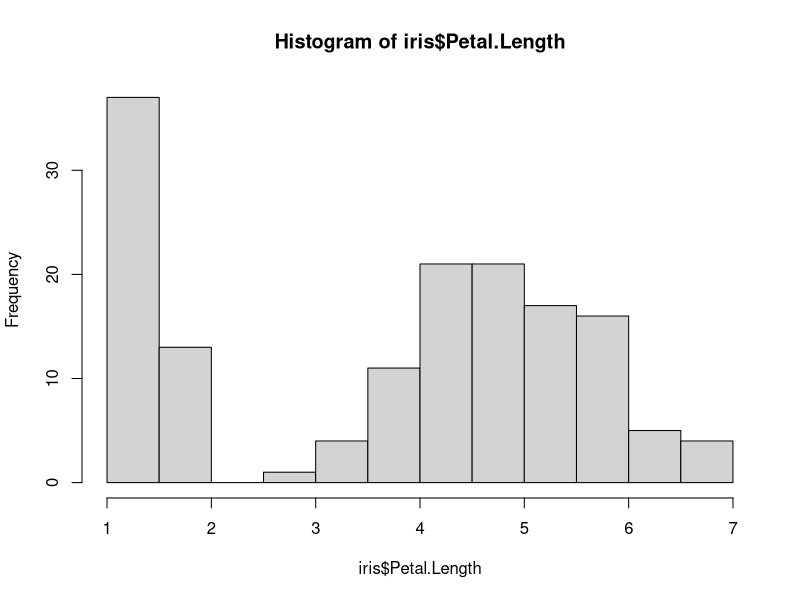
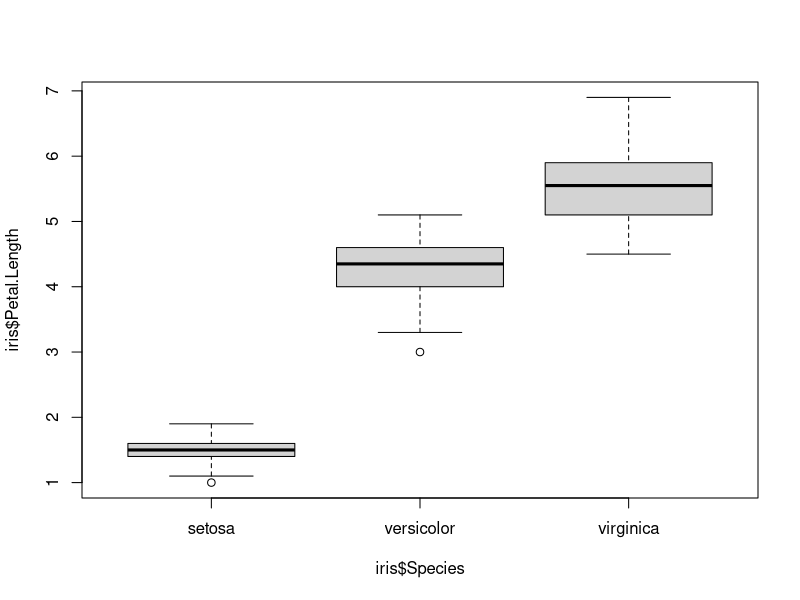
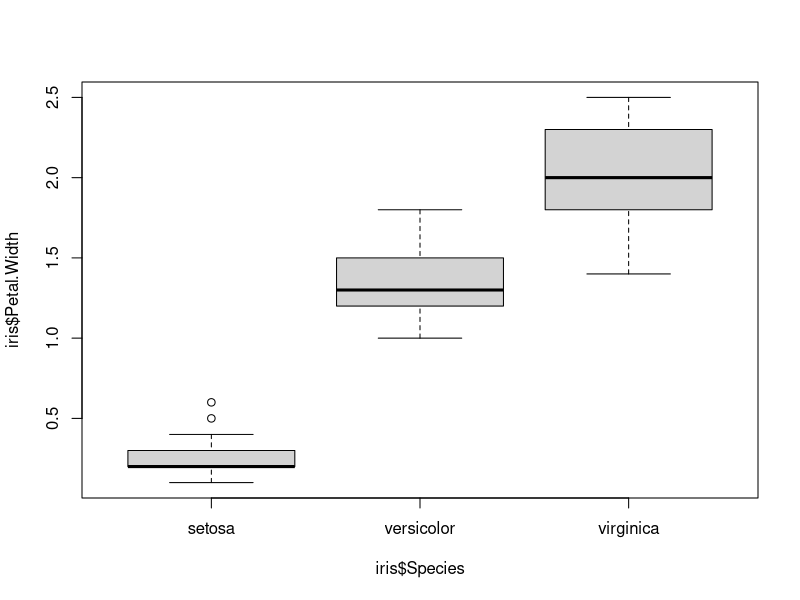
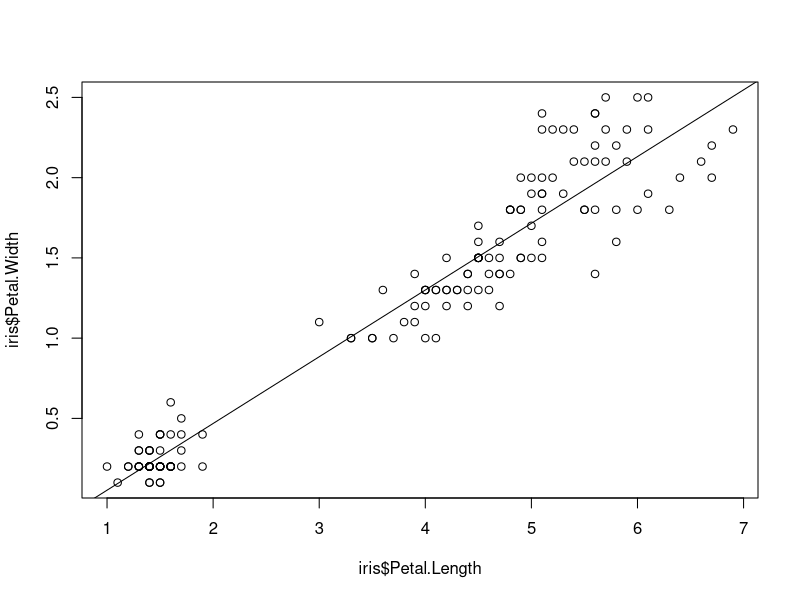

Source code (R) for these figures, in order:
## ---- chunk 1
knitr::opts_chunk$set(echo = TRUE)
## ---- chunk 2
#a vector of numbers
vec_1<-c(1, 19, 34, 76)
vec_1
#a vector of characters
vec_2<-c('cat', 'dog', 'rat', 'pet')
vec_2
## ---- chunk 3
#a list o numbers
l_1<-list(1, 19, 34, 76)
l_1
#a list of characters
l_2<-list('cat', 'dog', 'rat', 'pet')
l_2
#a list of lists
l_3<-list(l_1, l_2)
l_3
#lsit of vectors
## ---- chunk 4
#The iris dataframe
head(iris)
str(iris)
head(iris[,3])
head(iris$Petal.Length)

#The cars dataframe
head(cars)
str(cars)
head(cars[,2])
head(cars$dist)
## ---- chunk 5
hist(iris$Petal.Length)
## ---- chunk 6
#boxplot of petal length vs. species
boxplot(iris$Petal.Length ~ iris$Species)
## ---- chunk 7
#boxplot of petal width
boxplot(iris$Petal.Width ~ iris$Species)
## ---- chunk 8
#scatter plot of petal width vs petal length
plot(iris$Petal.Length, iris$Petal.Width)
#add a regression line for fun
abline(lm(iris$Petal.Width ~ iris$Petal.Length))
